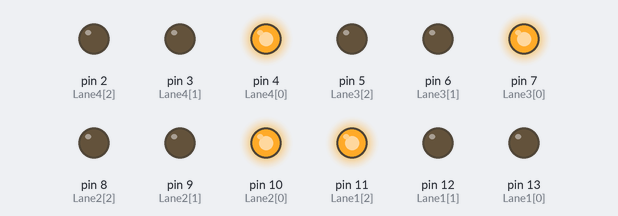
Bench run of a sketch on a simulated Arduino Uno, built with avr-gcc and run on an emulated ATmega328P. Parts: output pins drawn as LEDs (lit = HIGH).

Above: at 3.5 s.
At 13.5 s:
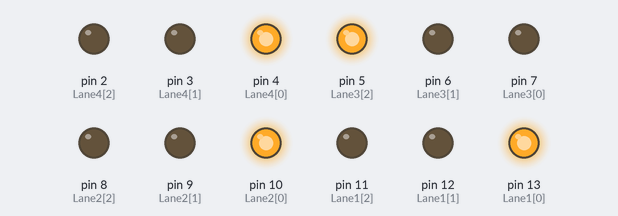
At 18.5 s:
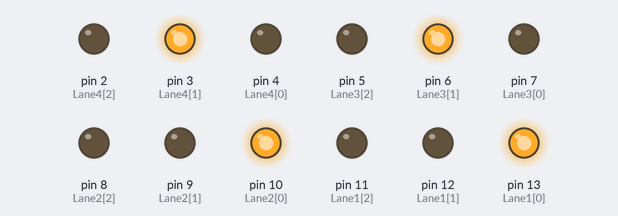
At 23.5 s:
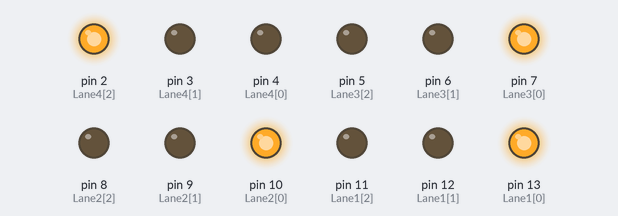
At 33.5 s:
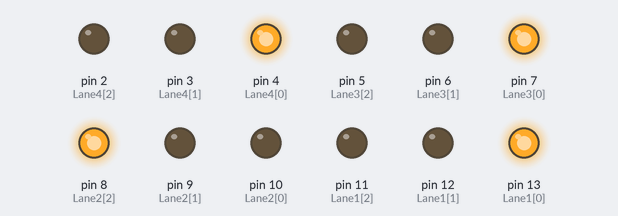
At 48.5 s:
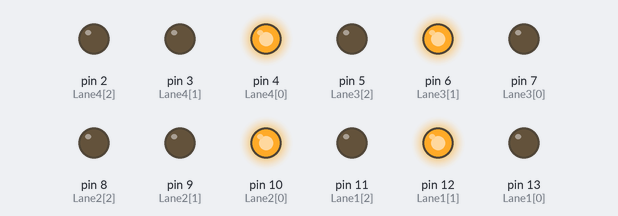
Timing chart, 0 to 52.0 s (numbered marks = the images above):
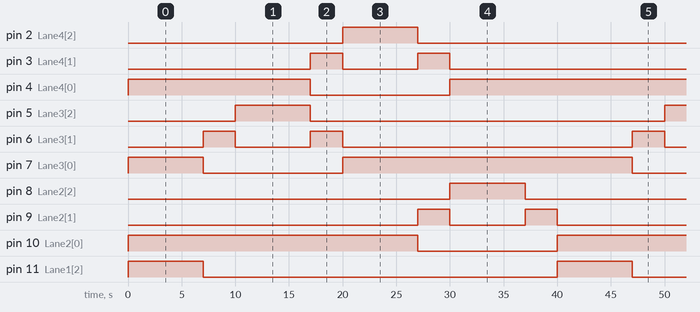

The sketch:

Traffic.ino
```cpp
short int Lane1[] = {13,12,11}; // Lane 1 Red, Yellow and Green
short int Lane2[] = {10,9,8};// Lane 2 Red, Yellow and Green
short int Lane3[] = {7,6,5};// Lane 3 Red, Yellow and Green
short int Lane4[] = {4,3,2};// Lane 4 Red, Yellow and Green

void setup()
{
  for (int i = 0; i < 3; i++)
  {
    pinMode(Lane1[i], OUTPUT);
    pinMode(Lane2[i], OUTPUT);
    pinMode(Lane3[i], OUTPUT);
    pinMode(Lane4[i], OUTPUT);
  }
  for (int i = 0; i < 3; i++)
  {
    digitalWrite(Lane1[i], LOW);
    digitalWrite(Lane2[i], LOW);
    digitalWrite(Lane3[i], LOW);
    digitalWrite(Lane4[i], LOW);
  }

}

void loop()
 {
  digitalWrite(Lane1[2], HIGH);
  digitalWrite(Lane3[0], HIGH);
  digitalWrite(Lane4[0], HIGH);
  digitalWrite(Lane2[0], HIGH);
  delay(7000);
  digitalWrite(Lane1[2], LOW);
  digitalWrite(Lane3[0], LOW);
  digitalWrite(Lane1[1], HIGH);
  digitalWrite(Lane3[1], HIGH);
  delay(3000);
  digitalWrite(Lane1[1], LOW);
  digitalWrite(Lane3[1], LOW);
  digitalWrite(Lane1[0], HIGH);
  digitalWrite(Lane3[2], HIGH);
  delay(7000);
  digitalWrite(Lane3[2], LOW);
  digitalWrite(Lane4[0], LOW);
  digitalWrite(Lane3[1], HIGH);
  digitalWrite(Lane4[1], HIGH);
  delay(3000);
  digitalWrite(Lane3[1], LOW);
  digitalWrite(Lane4[1], LOW);
  digitalWrite(Lane3[0], HIGH);
  digitalWrite(Lane4[2], HIGH);
  delay(7000);
  digitalWrite(Lane4[2], LOW);
  digitalWrite(Lane2[0], LOW);
  digitalWrite(Lane4[1], HIGH);
  digitalWrite(Lane2[1], HIGH);
  delay(3000);
  digitalWrite(Lane4[1], LOW);
  digitalWrite(Lane2[1], LOW);
  digitalWrite(Lane4[0], HIGH);
  digitalWrite(Lane2[2], HIGH);
  delay(7000);
  digitalWrite(Lane1[0], LOW);
  digitalWrite(Lane2[2], LOW);
  digitalWrite(Lane1[1], HIGH);
  digitalWrite(Lane2[1], HIGH);
  delay(3000);
  digitalWrite(Lane2[1], LOW);
  digitalWrite(Lane1[1], LOW);
 }
```

Measured:
- by itself, pin 2 (Lane4[2]), pin 5 (Lane3[2]), pin 8 (Lane2[2]), pin 11 (Lane1[2]): alternates HIGH for 7.0 s and LOW for 33.0 s
- by itself, pin 3 (Lane4[1]), pin 6 (Lane3[1]), pin 9 (Lane2[1]): repeats every 40.0 s: LOW 7.0 s, HIGH 3.0 s, LOW 27.0 s, HIGH 3.0 s
- by itself, pin 4 (Lane4[0]), pin 7 (Lane3[0]): repeats every 40.0 s: LOW 13.0 s, HIGH 27.0 s
- by itself, pin 10 (Lane2[0]), pin 13 (Lane1[0]): alternates HIGH for 27.0 s and LOW for 13.0 s
- by itself, pin 12 (Lane1[1]): repeats every 40.0 s: LOW 27.0 s, HIGH 3.0 s, LOW 7.0 s, HIGH 3.0 s
